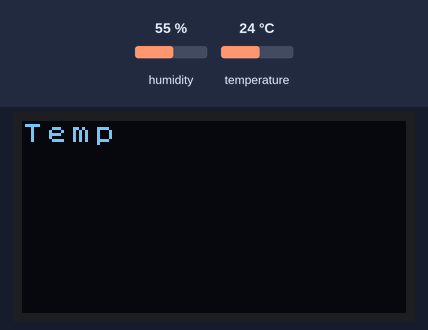
This sketch was run on a simulated Arduino Uno, built with avr-gcc and run on an emulated ATmega328P. Parts: 128×64 one-colour display. Inputs (shaded band) come from the test bench; at power-on: temperature 24 °C, humidity 55 %. What the sketch prints to the serial monitor is not drawn.

Above: at 1.3 s.
1.4 s: temperature set to 33 °C
At 2.09 s:
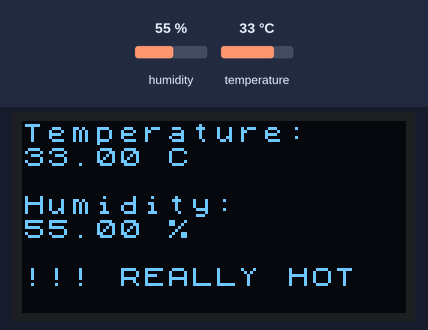
4.5 s: humidity set to 22 %
At 5.34 s:
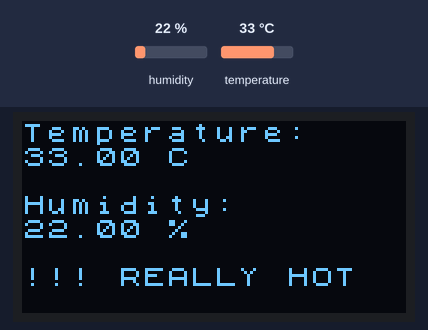
7.6 s: humidity set to 40 %
At 8.05 s:
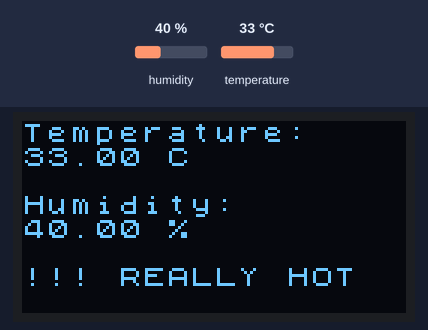
9.4 s: temperature set to 12 °C
At 10.22 s:
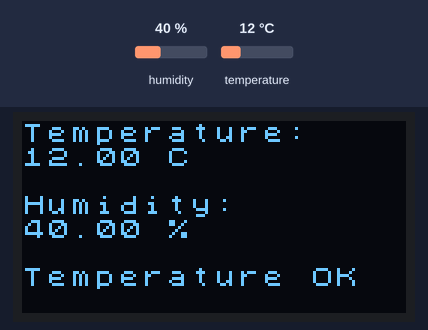
Timing chart, 0 to 12.4 s (numbered marks = the images above; inputs shaded):
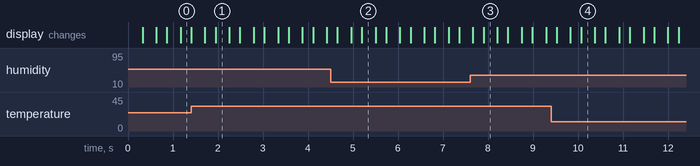

Measured:
- after the input at 1.4 s, the display: first differs from a run without the input after 0.55 s (image 1)
- after the input at 4.5 s, the display: first differs from a run without the input after 0.70 s (image 2)
- after the input at 9.4 s, the display: first differs from a run without the input after 0.67 s (image 4)

The sketch:

09.I2C.ino
```cpp
/*
  Author: Callen Lin

  Learning Intention:
  The students will use the I2C communication protocol to send data to the OLED
  display and receive data from the kit's I2C sensors.

  Success Criteria:
    1.  I understand that I2C is a communication protocol
    2.  I understand that each I2C device needs its own address
    3.  I understand that communicating with I2C modules is similar to the serial monitor
    4.  I understand I need to include the Wire.h library
    5.  I understand that I need to look at the documentation and example code for each I2C module
    6.  I can successfully send data to the I2C OLED display
    7.  I can successfully receive data from the Temperature & Humidity Sensor,
        Air Pressure Sensor or Accelerometer

  Hardware (Grove cables to the base shield I2C ports):
    OLED display (0x3C), and one of:
    Temperature & Humidity (0x38), Air Pressure (0x77), 3-Axis Accelerometer (0x19)
    All I2C devices share the same two wires: the Uno's dedicated SDA and SCL pins.
    (On an Uno these share circuitry with A4 and A5, so leave those analogue
    ports unused while I2C devices are connected.)

  Library setup (once):
    Open the bridge web interface, go to the Libraries tab, search for
    "Arduino_SensorKit" and install it. It bundles the drivers for every kit
    I2C module (OLED via U8g2, Temperature & Humidity, Air Pressure,
    Accelerometer) behind one include:  #include "Arduino_SensorKit.h"

  Kit sensor objects (from Arduino_SensorKit.h):
    Oled           -> the display          (Oled.begin(), Oled.print(), Oled.refreshDisplay())
    Environment    -> Temperature & Humidity (needs: #define Environment Environment_I2C
                      and Wire.begin(), because the kit's DHT20 is an I2C sensor)
    Pressure       -> Air Pressure          (readTemperature(), readPressure(), readAltitude())
    Accelerometer  -> 3-Axis Accelerometer  (readX(), readY(), readZ())

  Examples:
    Every kit module has a lesson with example code at
    https://sensorkit.arduino.cc/ (all use #include "Arduino_SensorKit.h")

  Documentation:
    https://sensorkit.arduino.cc/
    https://www.arduino.cc/reference/en/language/functions/communication/wire/
*/

// MARK: Primary Code
#include "Arduino_SensorKit.h"
#include <Wire.h>

#define Environment Environment_I2C

float temperature;
float humidity;

void setup() {
  Wire.begin();
  Serial.begin(115200);

  Environment.begin();
  Oled.begin();
  Oled.setFlipMode(true);
}

void loop() {
  readSensor();
  updateDisplay();
  checkAlert();

  delay(250);
}


// MARK: ARCHIVED EXPERIMENTS BELOW

/*
// Arduino I2C Scanner
#include <Wire.h>

void setup() {
  Wire.begin();
  Serial.begin(115200);
  Serial.println("Scanning the I2C bus...");

  for (byte address = 1; address < 127; address++) {
    Wire.beginTransmission(address);
    if (Wire.endTransmission() == 0) {
      Serial.print("Device found at address 0x");
      Serial.println(address, HEX);
    }
  }
  Serial.println("Scan complete.");
}

void loop() {
}
*/

/*
// OLED Display Experiment
#include "Arduino_SensorKit.h"

void setup() {
  Oled.begin();
  Oled.setFlipMode(true);   // sets the rotation of the screen
}

void loop() {
  int random_value = analogRead(A0);   // read value from A0

  Oled.setFont(u8x8_font_chroma48medium8_r);
  Oled.setCursor(0, 33);      // set the coordinates
  Oled.print("Analog Value:");
  Oled.print(random_value);   // print the values
  Oled.refreshDisplay();      // update the display
  delay(1000);
}
*/

/*
// TEMPERATURE and HUMIDITY SENSOR experiment
#include "Arduino_SensorKit.h"

#define Environment Environment_I2C   // your kit has the DHT20 (black) sensor on I2C

void setup() {
  Wire.begin();            // the DHT20 talks over I2C
  Serial.begin(115200);
  Environment.begin();
}

void loop() {
  Serial.print("Temperature = ");
  Serial.print(Environment.readTemperature());
  Serial.println(" C");
  Serial.print("Humidity = ");
  Serial.print(Environment.readHumidity());
  Serial.println(" %");
  delay(2000);
}
*/

/*
// Air Pressure Sensor experiment
#include "Arduino_SensorKit.h"

void setup() {
  Serial.begin(115200);
  Pressure.begin();
}

void loop() {
  Serial.print("Temp: ");
  Serial.print(Pressure.readTemperature());
  Serial.println(" C");
  Serial.print("Pressure: ");
  Serial.print(Pressure.readPressure());
  Serial.println(" Pa");
  Serial.print("Altitude: ");
  Serial.print(Pressure.readAltitude());
  Serial.println(" m");
  Serial.println();
  delay(1000);
}
*/

/*
// 3-axis Accelerometer experiment
#include "Arduino_SensorKit.h"

void setup() {
  Serial.begin(115200);
  Accelerometer.begin();
}

void loop() {
  Serial.print("x:");
  Serial.print(Accelerometer.readX());
  Serial.print("  y:");
  Serial.print(Accelerometer.readY());
  Serial.print("  z:");
  Serial.println(Accelerometer.readZ());
  delay(500);
}
*/
```

functions.ino
```cpp
// Move your helper functions into this tab.
// The Arduino build system automatically joins every .ino file in this folder
// into one program, so functions defined here can be called from the main sketch.

void readSensor() {
  temperature = Environment.readTemperature();
  humidity = Environment.readHumidity();

  Serial.print("Temperature: ");
  Serial.print(temperature);
  Serial.print(" C | Humidity: ");
  Serial.print(humidity);
  Serial.println(" %");
}


void updateDisplay() {
  Oled.setFont(u8x8_font_chroma48medium8_r);

  Oled.clearDisplay();

  Oled.setCursor(0, 0);
  Oled.print("Temperature:");

  Oled.setCursor(0, 1);
  Oled.print(temperature);
  Oled.print(" C");

  Oled.setCursor(0, 3);
  Oled.print("Humidity:");

  Oled.setCursor(0, 4);
  Oled.print(humidity);
  Oled.print(" %");

  Oled.refreshDisplay();
}


void checkAlert() {
  const float TEMP_LIMIT = 30.0;

  Oled.setCursor(0, 6);

  if (temperature >= TEMP_LIMIT) {
    Oled.print("!!! REALLY HOT"); // gotta add that 3 !!!.
  } else {
    Oled.print("Temperature OK"); // inspired by dyson's machine
  }

  Oled.refreshDisplay();
}
```
